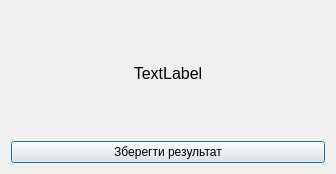
<?xml version="1.0" encoding="UTF-8"?>
<ui version="4.0">
 <class>Finish</class>
 <widget class="QDialog" name="Finish">
  <property name="geometry">
   <rect>
    <x>0</x>
    <y>0</y>
    <width>336</width>
    <height>174</height>
   </rect>
  </property>
  <property name="windowTitle">
   <string>Тест завершено!</string>
  </property>
  <layout class="QVBoxLayout" name="verticalLayout">
   <item>
    <widget class="QLabel" name="label">
     <property name="font">
      <font>
       <family>Tahoma</family>
       <pointsize>12</pointsize>
      </font>
     </property>
     <property name="text">
      <string>TextLabel</string>
     </property>
     <property name="alignment">
      <set>Qt::AlignCenter</set>
     </property>
    </widget>
   </item>
   <item>
    <widget class="QPushButton" name="pushButton">
     <property name="text">
      <string>Зберегти результат</string>
     </property>
    </widget>
   </item>
  </layout>
 </widget>
 <resources/>
 <connections/>
</ui>
